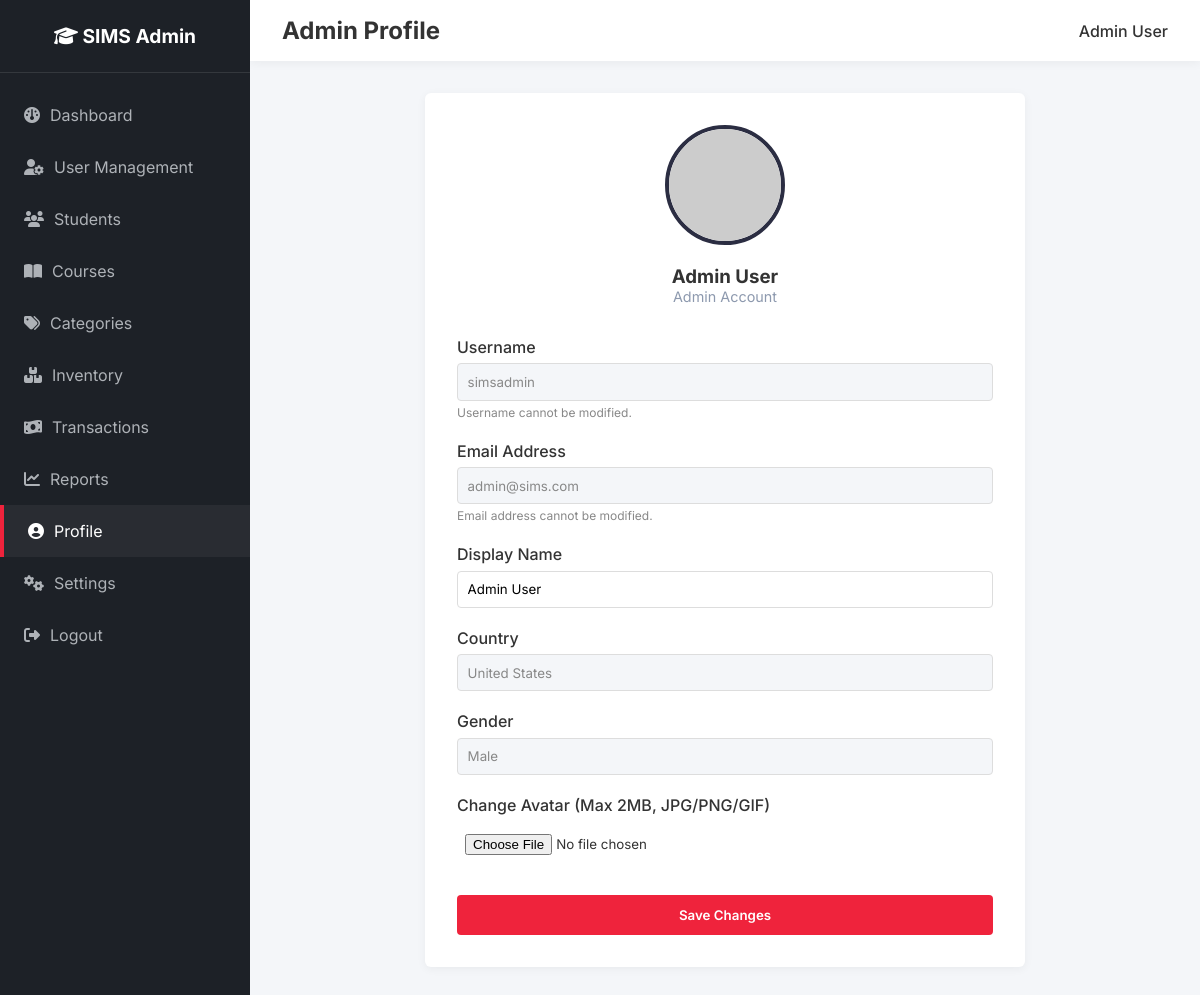
Screenshot of /admin/profile.php (signed in) with the database file from the repository.
### tables this page shows
CREATE TABLE `users` (
  `id` int(11) NOT NULL AUTO_INCREMENT,
  `name` varchar(100) NOT NULL,
  `username` varchar(50) NOT NULL,
  `email` varchar(100) NOT NULL,
  `password` varchar(255) NOT NULL,
  `country` varchar(100) NOT NULL,
  `gender` varchar(20) NOT NULL,
  `profile_image` varchar(255) DEFAULT 'default.png',
  `role` enum('admin','student') DEFAULT 'student',
  `created_at` timestamp DEFAULT CURRENT_TIMESTAMP,
  PRIMARY KEY (`id`),
  UNIQUE KEY `email` (`email`),
  UNIQUE KEY `username` (`username`)
);

### config/db.php (called while the page is built, shortened)
<?php
function xss_clean($data) {
    return htmlspecialchars($data ?? '', ENT_QUOTES, 'UTF-8');
}
?>

### admin/profile.php (the view, shortened to what this page needs)
<?php
require_once 'auth_check.php';
$user_id = $_SESSION['user_id'];
$stmt = $conn->prepare("SELECT * FROM users WHERE id = ?");
$stmt->bind_param("i", $user_id);
$stmt->execute();
$user = $stmt->get_result()->fetch_assoc();
?>
<!DOCTYPE html>
<html lang="en">
<head>
    <link rel="stylesheet" href="../css/admin.css">
    <link rel="stylesheet" href="https://cdnjs.cloudflare.com/ajax/libs/font-awesome/6.4.0/css/all.min.css">
</head>
<body>
    <?php include 'sidebar.php'; ?>
    <main class="main-content">
        <header class="topbar">
            <h2>Admin Profile</h2>
            <div class="user-info">
                <span><?php echo xss_clean($_SESSION['name']); ?></span>
            </div>
        </header>
        <div class="content-wrapper">
            <div style="max-width: 600px; background: var(--white); padding: 2rem; border-radius: var(--radius); box-shadow: var(--shadow); margin: 0 auto;">
                <div style="text-align: center; margin-bottom: 2rem;">
                    <?php
                    $img_src = ($user['profile_image'] !== 'default.png' && file_exists("../uploads/" . $user['profile_image'])) ? "../uploads/" . $user['profile_image'] : 'https://ui-avatars.com/api/?name=' . urlencode($user['name']) . '&background=random';
                    ?>
                    <img src="<?php echo $img_src; ?>" alt="Admin Profile Photo" style="width: 120px; height: 120px; border-radius: 50%; object-fit: cover; border: 4px solid var(--primary-color);">
                    <h3 style="margin-top: 1rem;"><?php echo xss_clean($user['name']); ?></h3>
                    <p style="color: var(--secondary-color); font-size: 0.9rem;"><?php echo xss_clean(ucfirst($user['role'])); ?> Account</p>
                </div>
                <form method="POST" action="" enctype="multipart/form-data">
                    <div style="margin-bottom: 1.25rem;">
                        <label style="display:block; font-weight:500; margin-bottom:0.4rem;">Username</label>
                        <input type="text" value="<?php echo xss_clean($user['username']); ?>" disabled style="width:100%; padding:0.6rem; border:1px solid #ddd; border-radius:4px; background:#f4f6f9; color:#888;">
                        <span style="font-size:0.75rem; color:#888;">Username cannot be modified.</span>
                    </div>
                    <div style="margin-bottom: 1.25rem;">
                        <label style="display:block; font-weight:500; margin-bottom:0.4rem;">Email Address</label>
                        <input type="email" value="<?php echo xss_clean($user['email']); ?>" disabled style="width:100%; padding:0.6rem; border:1px solid #ddd; border-radius:4px; background:#f4f6f9; color:#888;">
                        <span style="font-size:0.75rem; color:#888;">Email address cannot be modified.</span>
                    </div>
                    <div style="margin-bottom: 1.25rem;">
                        <label style="display:block; font-weight:500; margin-bottom:0.4rem;">Display Name</label>
                        <input type="text" name="name" required value="<?php echo xss_clean($user['name']); ?>" style="width:100%; padding:0.6rem; border:1px solid #ddd; border-radius:4px;">
                    </div>
                    <div style="margin-bottom: 1.25rem;">
                        <label style="display:block; font-weight:500; margin-bottom:0.4rem;">Country</label>
                        <input type="text" value="<?php echo xss_clean($user['country'] ?: 'N/A'); ?>" disabled style="width:100%; padding:0.6rem; border:1px solid #ddd; border-radius:4px; background:#f4f6f9; color:#888;">
                    </div>
                    <div style="margin-bottom: 1.25rem;">
                        <label style="display:block; font-weight:500; margin-bottom:0.4rem;">Gender</label>
                        <input type="text" value="<?php echo xss_clean($user['gender'] ?: 'N/A'); ?>" disabled style="width:100%; padding:0.6rem; border:1px solid #ddd; border-radius:4px; background:#f4f6f9; color:#888;">
                    </div>
                    <div style="margin-bottom: 2rem;">
                        <label style="display:block; font-weight:500; margin-bottom:0.4rem;">Change Avatar (Max 2MB, JPG/PNG/GIF)</label>
                        <input type="file" name="profile_image" accept="image/*" style="width:100%; padding:0.5rem; margin-top:0.3rem;">
                    </div>
                    <button type="submit" style="background: var(--accent-color); color: white; border: none; padding: 0.75rem 1.5rem; border-radius: 4px; cursor: pointer; width: 100%; font-weight: 600;">Save Changes</button>
                </form>
            </div>
        </div>
    </main>
</body>
</html>

### css/admin.css (style rules this page uses)
:root { --primary-color: #2b2d42; --secondary-color: #8d99ae; --accent-color: #ef233c; --bg-color: #f4f6f9; --sidebar-bg: #1d2127; --text-color: #333; --white: #ffffff; --radius: 6px; --shadow: 0 2px 10px rgba(0, 0, 0, 0.05); }
* { margin: 0; padding: 0; box-sizing: border-box; font-family: 'Inter', sans-serif; }
body { background-color: var(--bg-color); color: var(--text-color); display: flex; min-height: 100vh; }
.main-content { flex: 1; display: flex; flex-direction: column; overflow-x: hidden; }
.topbar { background: var(--white); padding: 1rem 2rem; display: flex; justify-content: space-between; align-items: center; box-shadow: var(--shadow); }
.user-info { display: flex; align-items: center; gap: 10px; font-weight: 500; }
.content-wrapper { padding: 2rem; }

### rows the page displays
users: name "Admin User", role "Admin", username "simsadmin", email "admin@sims.com", country "United States", gender "Male"

### other values shown
xss_clean($_SESSION['name']) "Admin User"
